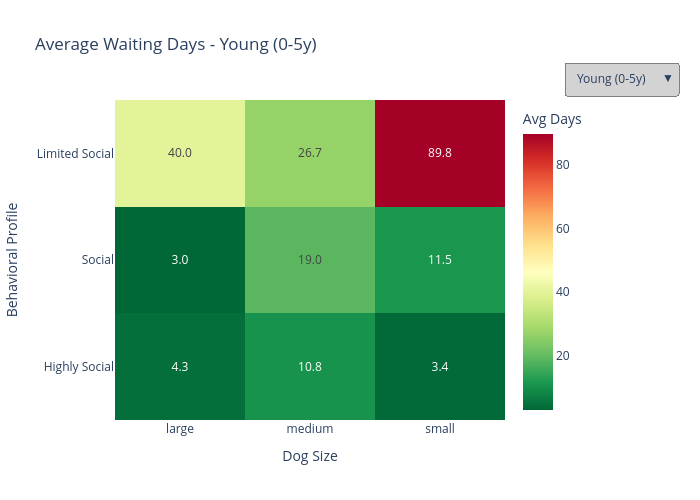

Notebook source saved alongside this figure:
### Markdown cell above
##### In the visualization above we can see that small and highly social dogs have the lowest waiting time until being adoption ready, which indeed makes sense because highly social small dogs are easier to handle. In contrast, large dogs have longer waiting times (small limited social dogs have the highest waiting time).

### Code cell
all_sizes = sorted(df['size'].unique())

figs_data = {}
for age_group in AGE_GROUPS:
    age_data = df[df['age_group'] == age_group]
    
    heatmap_data = age_data.pivot_table(
        values='waiting_days',
        index='behavior_category',
        columns='size',
        aggfunc='mean'
    )
    
    heatmap_data = heatmap_data.reindex(['Limited Social', 'Social', 'Highly Social'])
    heatmap_data = heatmap_data.reindex(columns=all_sizes)
    figs_data[age_group] = heatmap_data

first_age = AGE_GROUPS[0]
fig = px.imshow(
    figs_data[first_age],
    color_continuous_scale='RdYlGn_r',
    title=f'Average Waiting Days - {first_age}',
    labels=dict(x='Dog Size', y='Behavioral Profile', color='Days'),
    height=500,
    width=700,
    text_auto='.1f',
    aspect='auto'
)

fig.update_layout(
    font=dict(size=12),
    coloraxis_colorbar=dict(title="Avg Days")
)
# Buttons
buttons = []
for age_group in AGE_GROUPS:
    buttons.append(
        dict(
            label=age_group,
            method='update',
            args=[
                {'z': [figs_data[age_group].values]},
                {'title': f'Average Waiting Days - {age_group}'}
            ]
        )
    )
# Dropdown menu
fig.update_layout(
    updatemenus=[
        dict(
            active=0,
            buttons=buttons,
            direction="down",
            pad={"r": 10, "t": 10},
            showactive=True,
            x=1.15,
            xanchor="left",
            y=1.15,
            yanchor="top",
            bgcolor="lightgray",
            bordercolor="gray",
            borderwidth=1
        )
    ]
)

fig.show()
print(f"\nBreakdown by age group:")
print(df['age_group'].value_counts().sort_index())

### Figure 1 — Plotly figure (JSON) as saved in the notebook; plotly's stock layout.template omitted (floating-point values rounded to 4 significant figures)
{"data": [{"coloraxis": "coloraxis", "hovertemplate": "Dog Size: %{x}<br>Behavioral Profile: %{y}<br>Days: %{z}<extra></extra>", "name": "0", "texttemplate": "%{z:.1f}", "type": "heatmap", "x": ["large", "medium", "small"], "xaxis": "x", "y": ["Limited Social", "Social", "Highly Social"], "yaxis": "y", "z": [[40.0, 26.73, 89.75], [3.0, 18.98, 11.49], [4.273, 10.79, 3.433]]}], "layout": {"coloraxis": {"colorbar": {"title": {"text": "Avg Days"}}, "colorscale": [[0, "rgb(0,104,55)"], [0.1, "rgb(26,152,80)"], [0.2, "rgb(102,189,99)"], [0.3, "rgb(166,217,106)"], [0.4, "rgb(217,239,139)"], [0.5, "rgb(255,255,191)"], [0.6, "rgb(254,224,139)"], [0.7, "rgb(253,174,97)"], [0.8, "rgb(244,109,67)"], [0.9, "rgb(215,48,39)"], [1, "rgb(165,0,38)"]]}, "font": {"size": 12}, "height": 500, "title": {"text": "Average Waiting Days - Young (0-5y)"}, "updatemenus": [{"active": 0, "bgcolor": "lightgray", "bordercolor": "gray", "borderwidth": 1, "buttons": [{"args": [{"z": [[[40, 26.73, 89.75], [3, 18.98, 11.49], [4.273, 10.79, 3.433]]]}, {"title": "Average Waiting Days - Young (0-5y)"}], "label": "Young (0-5y)", "method": "update"}, {"args": [{"z": [[[29.48, 17.05, 69.9], [28.24, 22.7, 10.65], [28.87, 21.5, 10.91]]]}, {"title": "Average Waiting Days - Adult (5-10y)"}], "label": "Adult (5-10y)", "method": "update"}, {"args": [{"z": [[[32.21, 5.42, 11.61], [24.64, 18.62, 17.13], [43.61, 14.17, 27.85]]]}, {"title": "Average Waiting Days - Senior (10+y)"}], "label": "Senior (10+y)", "method": "update"}], "direction": "down", "pad": {"r": 10, "t": 10}, "showactive": true, "x": 1.15, "xanchor": "left", "y": 1.15, "yanchor": "top"}], "width": 700, "xaxis": {"anchor": "y", "domain": [0, 1], "title": {"text": "Dog Size"}}, "yaxis": {"anchor": "x", "autorange": "reversed", "domain": [0, 1], "title": {"text": "Behavioral Profile"}}}}
